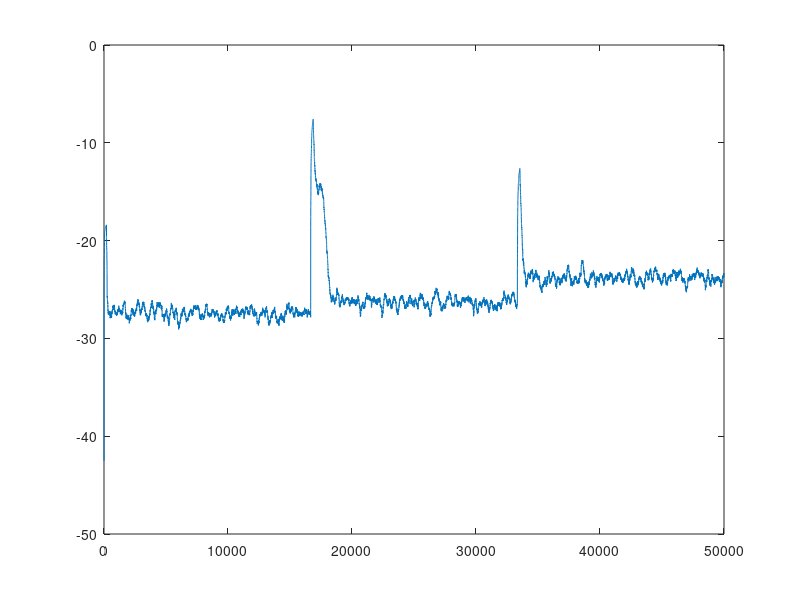

The MATLAB source for this figure:
no_of_input = 50000;
N = 10;                   
fln_order = 2;               
M = (2*fln_order+1)*N + 1;

lambda = 0.999;        
delta = 1e-3;         
mu_a = 0.0005;              
theta = 1.003;

input = rand(1,no_of_input) - 0.5;
SNR = 30;

g1 = zeros(1,no_of_input); 
g2 = zeros(1,no_of_input); 
g3 = zeros(1,no_of_input);

for i=3:no_of_input
    g1(i) = exp(0.5*input(i))*(sin(pi*input(i)) + 0.3*sin(3*pi*input(i-2)) + 0.1*sin(5*pi*input(i)));
end
g1 = awgn(g1, SNR);

for i=1:no_of_input
    q = (3/2)*input(i) - (3/10)*input(i)^2;
    if q > 0, rho=4; else rho=0.5; end
    g2(i) = 2*((1/(1+exp(-rho*q))) - 0.5);
end
g2 = awgn(g2, SNR);

chi = 0.1;
for i=1:no_of_input
   if abs(input(i))>=0 && abs(input(i))<chi
       g3(i) = (2/(3*chi))*input(i);
   elseif abs(input(i))>=chi && abs(input(i))<(2*chi)
       g3(i) = sign(input(i))*(3 - (2 - abs(input(i))/chi)^2)/3;
   else
       g3(i) = sign(input(i));   
   end
end
g3 = awgn(g3, SNR);

g = zeros(1,no_of_input);

Wb = zeros(M,1);         
P = (1/delta) * eye(M);  

a(1) = 0;                         
G = 0;                           

x_buffer = zeros(1,N);
yhat = zeros(1,no_of_input);
err = zeros(1,no_of_input);

for i = 1:no_of_input
    
    x_buffer = [input(i), x_buffer(1:end-1)];
        
    fln_input = [1, x_buffer, exp(-a(i) * abs(x_buffer)) .* sin(pi * x_buffer), exp(-a(i) * abs(x_buffer)) .* cos(pi * x_buffer), exp(-a(i) * abs(x_buffer)) .* sin(2*pi * x_buffer), exp(-a(i) * abs(x_buffer)) .* cos(2*pi * x_buffer)]';   
    if i < no_of_input/3
        g(i)=g2(i);
    elseif i >= no_of_input/3 && i < 2*no_of_input/3
        g(i)=g3(i);
    else
        g(i)=g1(i);
    end
    yhat(i) = Wb' * fln_input;
    err(i) = g(i) - yhat(i);
    
    Tn = theta^(i-1);
    Pz = P * fln_input;                    
    denom = lambda + Tn^2*(fln_input' * Pz);  
    K = Pz / denom;               
    Wb = Wb + Tn^2*K * err(i);          
    P = (1 / lambda) * (P - Tn^2*(Pz * Pz') / denom);  
    
    z_final = [0, zeros(1,N), (-abs(x_buffer) .* exp(-a(i) * abs(x_buffer))) .* sin(pi * x_buffer), (-abs(x_buffer) .* exp(-a(i) * abs(x_buffer))) .* cos(pi * x_buffer), (-abs(x_buffer) .* exp(-a(i) * abs(x_buffer))) .* sin(2*pi * x_buffer), (-abs(x_buffer) .* exp(-a(i) * abs(x_buffer))) .* cos(2*pi * x_buffer)]';  
    
    
    h_n = err(i) * (Wb' * z_final);   
    
    G = lambda * G + h_n;
    
    a(i+1) = a(i) + mu_a * G;
    
end

N = 200;
aef_err = err.^2;
smooth_err = filter(ones(1,N)/N,1,aef_err);

% figure;
plot(10*log10(smooth_err)); 
